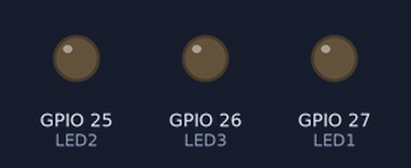
Simulated run of this sketch. Board: ESP32. Parts: output pins drawn as LEDs (lit = HIGH).

Above: at 0.05 s.
At 0.85 s:
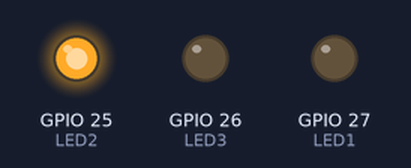
At 1.35 s:
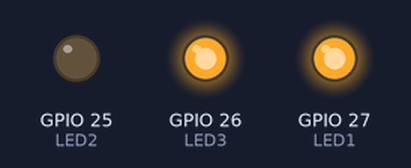
At 1.85 s:
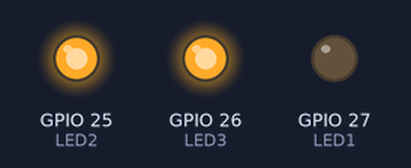
At 3.05 s:
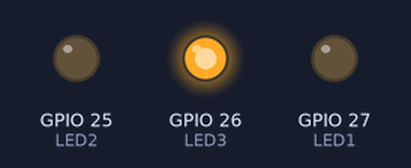
At 4.35 s:
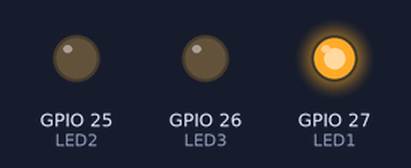
Timing chart, 0 to 4.7 s (numbered marks = the images above):
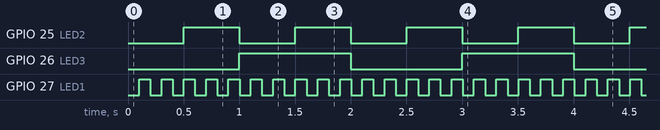

The sketch:

11.1_millis.ino
```cpp
#define LED1 27
#define LED2 25
#define LED3 26
unsigned long previousMillis1,previousMillis2,previousMillis3;
void setup()
{
  pinMode(LED1, OUTPUT);
  pinMode(LED2, OUTPUT);
  pinMode(LED3, OUTPUT);
}
void loop()
{
  if (millis() - previousMillis1 >= 100)
  {
    previousMillis1 = millis();
    digitalWrite(LED1, !digitalRead(LED1));
  }
  if (millis() - previousMillis2 >= 500)
  {
    previousMillis2 = millis();
    digitalWrite(LED2, !digitalRead(LED2));
  }
  if (millis() - previousMillis3 >= 1000)
  {
    previousMillis3 = millis();
    digitalWrite(LED3, !digitalRead(LED3));
  }
}
```

Measured:
- by itself, GPIO 25 (LED2): alternates HIGH for 0.50 s and LOW for 0.50 s
- by itself, GPIO 26 (LED3): alternates HIGH for 1.0 s and LOW for 1.0 s
- by itself, GPIO 27 (LED1): alternates HIGH for 0.10 s and LOW for 0.10 s
